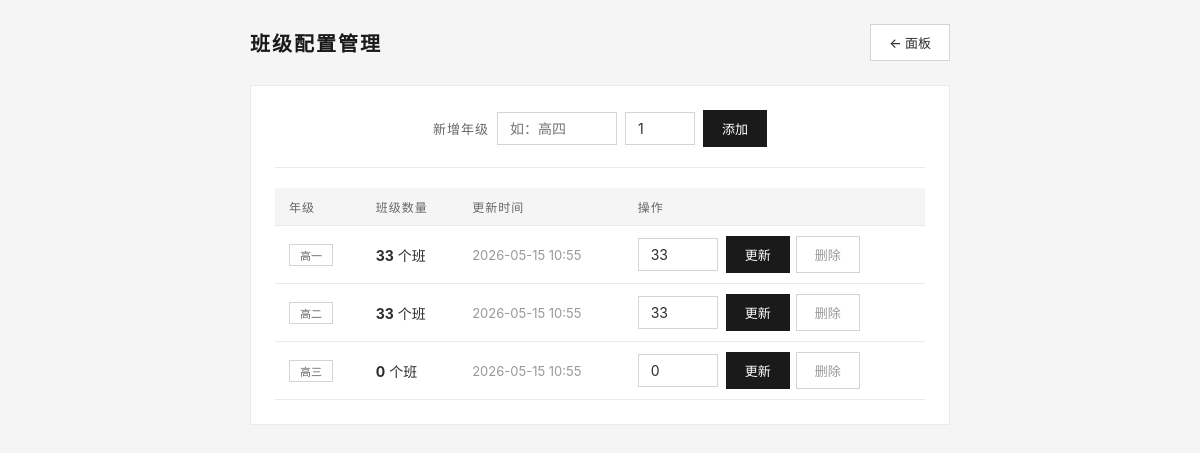
/admin/classes (signed in), run on the app's committed database.
### models.py (models this page shows, shortened)
class ClassConfig(db.Model):
    __tablename__ = 'class_config'
    id = db.Column(db.Integer, primary_key=True)
    grade = db.Column(db.String(10), unique=True, nullable=False)
    class_count = db.Column(db.Integer, nullable=False, default=0)
    updated_at = db.Column(db.DateTime, default=datetime.now, onupdate=datetime.now)

### app.py (the view, shortened to what this page needs)
@app.route('/admin/classes', methods=['GET', 'POST'])
@login_required
def admin_classes():
    configs = ClassConfig.query.order_by(ClassConfig.id).all()
    return render_template('admin/classes.html', configs=configs)

### app.py (called while the page is built)
@login_manager.user_loader
def load_user(user_id):
    return Admin.query.get(int(user_id))

### templates/admin/classes.html (shortened to what this page needs)
<!DOCTYPE html>
<html lang="zh-CN">
<head>
</head>
<body>
<div class="container">
  <div class="top-bar">
    <h2>班级配置管理</h2>
    <a href="{{ url_for('admin_dashboard') }}" class="btn">← 面板</a>
  </div>
  <div class="card"><div class="card-body">
    <div style="margin-bottom:20px;padding-bottom:20px;border-bottom:1px solid var(--border-light);">
      <form method="post" class="form-inline" style="justify-content:center;">
        <span style="font-size:13px;color:var(--gray-700);font-weight:500;letter-spacing:1px;">新增年级</span>
        <input type="text" name="grade" placeholder="如：高四" required style="width:120px;padding:7px 12px;border:1px solid var(--border);font-size:14px;font-family:inherit;">
        <input type="number" name="count" value="1" min="0" max="99" style="width:70px;">
        <button type="submit" class="btn btn-primary">添加</button>
      </form>
    </div>
    <table>
      <thead><tr><th>年级</th><th>班级数量</th><th>更新时间</th><th>操作</th></tr></thead>
      <tbody>
        {% for cfg in configs %}
        <tr>
          <td><span class="badge">{{ cfg.grade }}</span></td>
          <td><strong>{{ cfg.class_count }}</strong> 个班</td>
          <td style="color:var(--gray-500);font-size:13px;">{{ cfg.updated_at.strftime('%Y-%m-%d %H:%M') if cfg.updated_at else '-' }}</td>
          <td>
            <div style="display:flex;gap:6px;flex-wrap:wrap;align-items:center;">
              <form method="post" class="form-inline" style="flex-wrap:nowrap;">
                <input type="number" name="count" value="{{ cfg.class_count }}" min="0" max="99">
                <button type="submit" class="btn btn-primary">更新</button>
              </form>
              <form method="post" action="{{ url_for('admin_delete_class', grade=cfg.grade) }}" onsubmit="return confirm('确定删除「{{ cfg.grade }}」及所有相关配置吗？')">
                <button type="submit" class="btn" style="color:var(--gray-500);">删除</button>
              </form>
            </div>
          </td>
        </tr>
        {% endfor %}
      </tbody>
    </table>
  </div></div>
</div>
</body>
</html>

### templates/admin/classes.html (style rules this page uses)
:root { --black: #1a1a1a; --dark: #2d2d2d; --gray-700: #666; --gray-500: #999; --gray-300: #ccc; --gray-100: #e8e8e8; --gray-50: #f5f5f5; --white: #fff; --border: #d4d4d4; --border-light: #eaeaea; --font: -apple-system, BlinkMacSystemFont, 'PingFang SC', 'Noto Sans SC', 'Microsoft YaHei', sans-serif; }
* { margin:0; padding:0; box-sizing:border-box; }
body { font-family: var(--font); background: var(--gray-50); padding: 24px; color: var(--dark); }
.container { max-width: 700px; margin: 0 auto; }
.top-bar { display: flex; justify-content: space-between; align-items: center; margin-bottom: 24px; flex-wrap: wrap; gap: 12px; }
.top-bar h2 { font-size: 20px; font-weight: 600; color: var(--black); letter-spacing: 2px; }
.btn { display: inline-flex; align-items: center; gap: 4px; padding: 8px 18px; border: 1px solid var(--border); font-size: 13px; font-weight: 500; font-family: inherit; cursor: pointer; text-decoration: none; transition: all 0.2s; background: var(--white); color: var(--dark); }
.btn-primary { background: var(--black); color: var(--white); border-color: var(--black); }
.card { background: var(--white); border: 1px solid var(--border-light); margin-bottom: 24px; }
.card-body { padding: 24px; }
table { width: 100%; border-collapse: collapse; font-size: 14px; }
table th { text-align: left; padding: 10px 14px; background: var(--gray-50); color: var(--gray-700); font-weight: 500; border-bottom: 1px solid var(--border-light); font-size: 12px; text-transform: uppercase; letter-spacing: 1px; }
table td { padding: 10px 14px; border-bottom: 1px solid var(--border-light); }
.form-inline { display: flex; gap: 8px; align-items: center; flex-wrap: wrap; }
.form-inline input { padding: 7px 12px; border: 1px solid var(--border); font-size: 14px; font-family: inherit; width: 80px; color: var(--dark); }
.badge { display: inline-block; padding: 2px 10px; font-size: 11px; border: 1px solid var(--border); color: var(--gray-700); }

### data on the page
ClassConfig: grade "高一", class_count "33", updated_at "2026-05-15 10:55", count "33"
ClassConfig: grade "高二", class_count "33", updated_at "2026-05-15 10:55", count "33"
ClassConfig: grade "高三", class_count "0", updated_at "2026-05-15 10:55", count "0"
